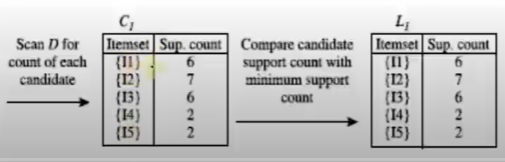
#> input picture Machine Learning/Association Rule/Apriori/images/c1l1.png, 505 x 162 px, given in place of pca.png, which was not available
$ jupyter execute --allow-errors pca.ipynb   (text cells are left out)
#> lines starting #> are read from the running program, lines starting #| are printed output that depends on the picture; pictures that were not available may be replaced by others from this repository, and a replacement may not be noted
[cell 1]
from PIL import Image
from IPython.display import display

img = Image.open('images/pca.png')
#> img is the input picture: PIL image 505x162 RGBA; mean R, G, B, A 196.4, 196.3, 196, 255
new_image = img.resize((350, 260))
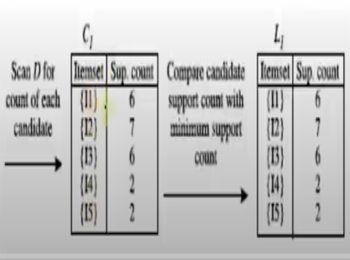
#> new_image: PIL image 350x260 RGBA; mean R, G, B, A 196.4, 196.3, 196, 255
display(new_image)

[cell 2]
from PIL import Image
from IPython.display import display

img = Image.open('images/pca2.png')
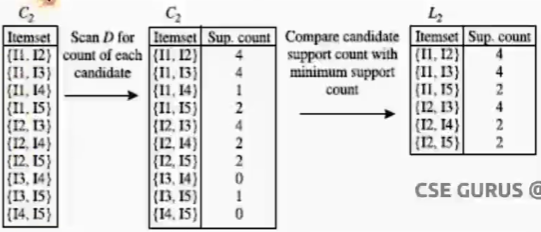
#> input picture Machine Learning/Association Rule/Apriori/images/c2l2.png, 541 x 232 px, given in place of pca2.png, which was not available
#> img is the input picture: PIL image 541x232 RGBA; mean R, G, B, A 224.9, 224.8, 224.7, 255
new_image = img.resize((350, 160))
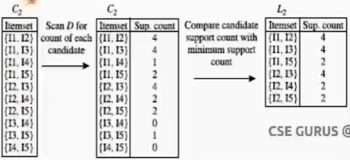
#> new_image: PIL image 350x160 RGBA; mean R, G, B, A 224.9, 224.8, 224.7, 255
display(new_image)

[cell 3]
from PIL import Image
from IPython.display import display

img = Image.open('images/pca3.png')
new_image = img.resize((350, 260))
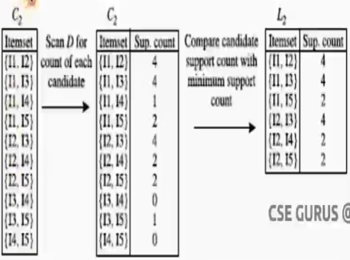
#> new_image: PIL image 350x260 RGBA; mean R, G, B, A 224.9, 224.8, 224.7, 255
display(new_image)

[cell 4]
from PIL import Image
from IPython.display import display

#> (the rest of this cell did not finish here and is left out)

[cell 5]
from PIL import Image
from IPython.display import display

#> (the rest of this cell did not finish here and is left out)

[cell 6]
from PIL import Image
from IPython.display import display

img = Image.open('images/pca6.png')
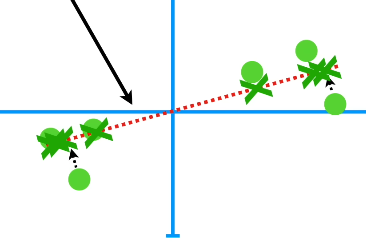
#> input picture Machine Learning/Dimensionality Reduction/Linear/Principal Component Analysis (PCA)/images/pca6.png, 366 x 244 px
#> img is the input picture: PIL image 366x244 RGBA; mean R, G, B, A 238.9, 246.9, 242.3, 255
new_image = img.resize((350, 260))
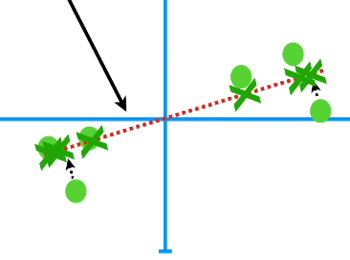
#> new_image: PIL image 350x260 RGBA; mean R, G, B, A 238.8, 246.8, 242.3, 255
display(new_image)

[cell 7]
from PIL import Image
from IPython.display import display

#> (the rest of this cell did not finish here and is left out)

[cell 8]
from PIL import Image
from IPython.display import display

#> (the rest of this cell did not finish here and is left out)

[cell 9]
from PIL import Image
from IPython.display import display

#> (the rest of this cell did not finish here and is left out)

[cell 10]
from PIL import Image
from IPython.display import display

#> (the rest of this cell did not finish here and is left out)

[cell 11]
from PIL import Image
from IPython.display import display

#> (the rest of this cell did not finish here and is left out)

[cell 12]
from PIL import Image
from IPython.display import display

#> (the rest of this cell did not finish here and is left out)

[cell 13]
from PIL import Image
from IPython.display import display

#> (the rest of this cell did not finish here and is left out)

[cell 14]
from PIL import Image
from IPython.display import display

#> (the rest of this cell did not finish here and is left out)

[cell 15]
from PIL import Image
from IPython.display import display

#> (the rest of this cell did not finish here and is left out)

[cell 16]
from PIL import Image
from IPython.display import display

#> (the rest of this cell did not finish here and is left out)

[cell 17]
from PIL import Image
from IPython.display import display

img = Image.open('images/pca17.png')
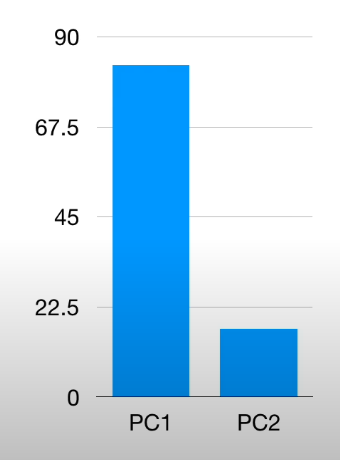
#> input picture Machine Learning/Dimensionality Reduction/Linear/Principal Component Analysis (PCA)/images/pca17.png, 340 x 460 px
#> img is the input picture: PIL image 340x460 RGBA; mean R, G, B, A 190.2, 218.1, 237.2, 255
new_image = img.resize((180, 260))
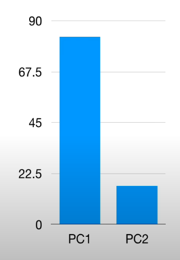
#> new_image: PIL image 180x260 RGBA; mean R, G, B, A 190.2, 218, 237.1, 255
display(new_image)
